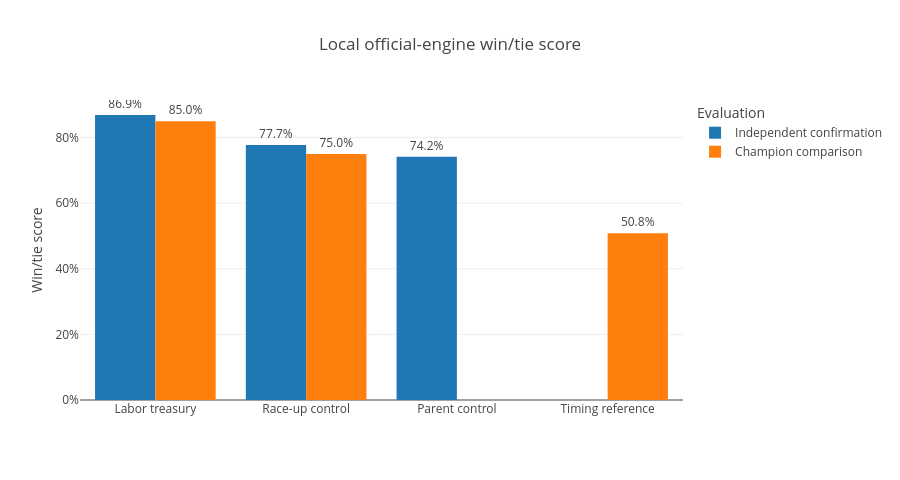

Write notebook code for a chart like this one.
### Code cell
fig = go.Figure()
for evaluation in local["evaluation"].unique():
    frame = local[local["evaluation"] == evaluation]
    fig.add_bar(
        name=evaluation,
        x=frame["policy"],
        y=frame["score"],
        text=[f"{v:.1%}" for v in frame["score"]],
        textposition="outside",
    )
fig.update_layout(
    title="Local official-engine win/tie score",
    yaxis_title="Win/tie score",
    yaxis_tickformat=".0%",
    barmode="group",
    height=480,
    width=900,
    legend_title="Evaluation",
)
fig.show()

### Figure 1 — Plotly figure (JSON) as saved in the notebook; plotly's stock layout.template omitted (floating-point values rounded to 4 significant figures)
{"data": [{"name": "Independent confirmation", "text": ["86.9%", "77.7%", "74.2%"], "textposition": "outside", "type": "bar", "x": ["Labor treasury", "Race-up control", "Parent control"], "y": [0.8688, 0.7771, 0.7417]}, {"name": "Champion comparison", "text": ["85.0%", "75.0%", "50.8%"], "textposition": "outside", "type": "bar", "x": ["Labor treasury", "Race-up control", "Timing reference"], "y": [0.85, 0.75, 0.5083]}], "layout": {"barmode": "group", "height": 480, "legend": {"title": {"text": "Evaluation"}}, "title": {"text": "Local official-engine win/tie score"}, "width": 900, "yaxis": {"tickformat": ".0%", "title": {"text": "Win/tie score"}}}}
